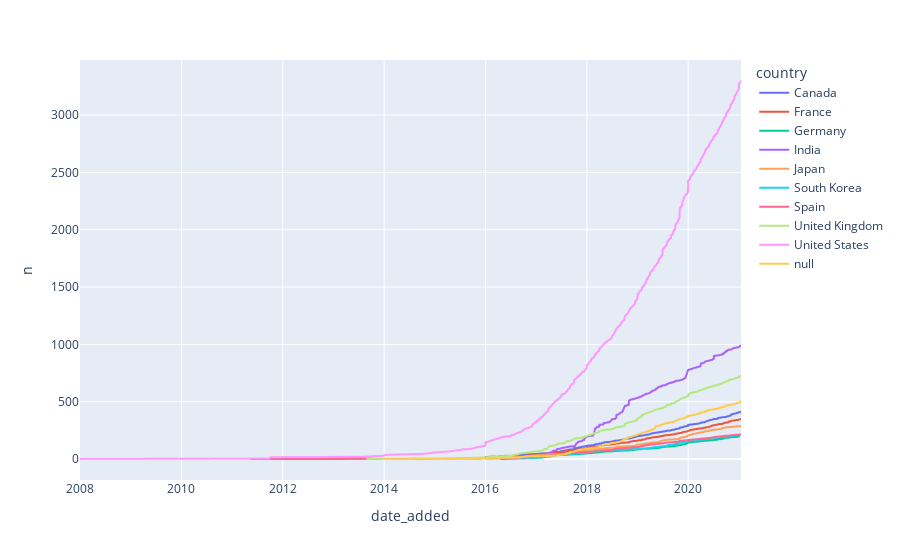

Notebook code cell kept with this figure:
### Markdown cell above
Make visualization.

### Code cell
top10_country = shows_by_country[:10].set_index('country')
dc = date_country[date_country['country'].isin(top10_country.index.tolist())]
fig = px.line(dc,x='date_added',y='n',color = 'country')
fig.show()

### Figure 1 — Plotly figure (JSON) as saved in the notebook; plotly's stock layout.template omitted (floating-point values rounded to 4 significant figures; data arrays with more than 128 entries replaced by an {"elided": "..."} marker saying what was removed)
{"data": [{"hovertemplate": "country=Canada<br>date_added=%{x}<br>n=%{y}<extra></extra>", "legendgroup": "Canada", "line": {"color": "#636efa", "dash": "solid"}, "mode": "lines", "name": "Canada", "showlegend": true, "type": "scattergl", "x": {"elided": "300 str values"}, "xaxis": "x", "y": {"elided": "300 int values"}, "yaxis": "y"}, {"hovertemplate": "country=France<br>date_added=%{x}<br>n=%{y}<extra></extra>", "legendgroup": "France", "line": {"color": "#EF553B", "dash": "solid"}, "mode": "lines", "name": "France", "showlegend": true, "type": "scattergl", "x": {"elided": "254 str values"}, "xaxis": "x", "y": {"elided": "254 int values"}, "yaxis": "y"}, {"hovertemplate": "country=Germany<br>date_added=%{x}<br>n=%{y}<extra></extra>", "legendgroup": "Germany", "line": {"color": "#00cc96", "dash": "solid"}, "mode": "lines", "name": "Germany", "showlegend": true, "type": "scattergl", "x": {"elided": "147 str values"}, "xaxis": "x", "y": {"elided": "147 int values"}, "yaxis": "y"}, {"hovertemplate": "country=India<br>date_added=%{x}<br>n=%{y}<extra></extra>", "legendgroup": "India", "line": {"color": "#ab63fa", "dash": "solid"}, "mode": "lines", "name": "India", "showlegend": true, "type": "scattergl", "x": {"elided": "325 str values"}, "xaxis": "x", "y": {"elided": "325 int values"}, "yaxis": "y"}, {"hovertemplate": "country=Japan<br>date_added=%{x}<br>n=%{y}<extra></extra>", "legendgroup": "Japan", "line": {"color": "#FFA15A", "dash": "solid"}, "mode": "lines", "name": "Japan", "showlegend": true, "type": "scattergl", "x": {"elided": "193 str values"}, "xaxis": "x", "y": {"elided": "193 int values"}, "yaxis": "y"}, {"hovertemplate": "country=South Korea<br>date_added=%{x}<br>n=%{y}<extra></extra>", "legendgroup": "South Korea", "line": {"color": "#19d3f3", "dash": "solid"}, "mode": "lines", "name": "South Korea", "showlegend": true, "type": "scattergl", "x": {"elided": "153 str values"}, "xaxis": "x", "y": {"elided": "153 int values"}, "yaxis": "y"}, {"hovertemplate": "country=Spain<br>date_added=%{x}<br>n=%{y}<extra></extra>", "legendgroup": "Spain", "line": {"color": "#FF6692", "dash": "solid"}, "mode": "lines", "name": "Spain", "showlegend": true, "type": "scattergl", "x": {"elided": "169 str values"}, "xaxis": "x", "y": {"elided": "169 int values"}, "yaxis": "y"}, {"hovertemplate": "country=United Kingdom<br>date_added=%{x}<br>n=%{y}<extra></extra>", "legendgroup": "United Kingdom", "line": {"color": "#B6E880", "dash": "solid"}, "mode": "lines", "name": "United Kingdom", "showlegend": true, "type": "scattergl", "x": {"elided": "426 str values"}, "xaxis": "x", "y": {"elided": "426 int values"}, "yaxis": "y"}, {"hovertemplate": "country=United States<br>date_added=%{x}<br>n=%{y}<extra></extra>", "legendgroup": "United States", "line": {"color": "#FF97FF", "dash": "solid"}, "mode": "lines", "name": "United States", "showlegend": true, "type": "scattergl", "x": {"elided": "1175 str values"}, "xaxis": "x", "y": {"elided": "1175 int values"}, "yaxis": "y"}, {"hovertemplate": "country=null<br>date_added=%{x}<br>n=%{y}<extra></extra>", "legendgroup": "null", "line": {"color": "#FECB52", "dash": "solid"}, "mode": "lines", "name": "null", "showlegend": true, "type": "scattergl", "x": {"elided": "315 str values"}, "xaxis": "x", "y": {"elided": "315 int values"}, "yaxis": "y"}], "layout": {"legend": {"title": {"text": "country"}, "tracegroupgap": 0}, "margin": {"t": 60}, "xaxis": {"anchor": "y", "domain": [0, 1], "title": {"text": "date_added"}}, "yaxis": {"anchor": "x", "domain": [0, 1], "title": {"text": "n"}}}}
